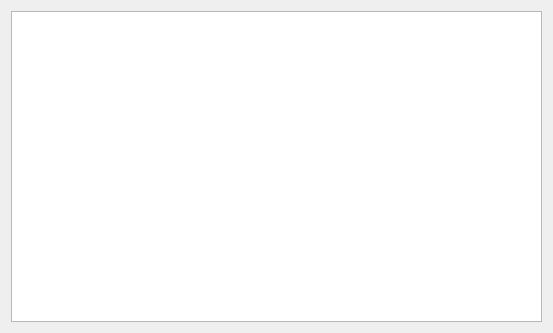
<?xml version="1.0" encoding="UTF-8"?>
<ui version="4.0">
 <class>KateSessionConfig</class>
 <widget class="QWidget" name="KateSessionConfig">
  <property name="geometry">
   <rect>
    <x>0</x>
    <y>0</y>
    <width>553</width>
    <height>333</height>
   </rect>
  </property>
  <property name="sizePolicy">
   <sizepolicy hsizetype="Expanding" vsizetype="Expanding">
    <horstretch>0</horstretch>
    <verstretch>0</verstretch>
   </sizepolicy>
  </property>
  <layout class="QHBoxLayout" name="horizontalLayout_2">
   <item>
    <layout class="QHBoxLayout" name="horizontalLayout">
     <item>
      <layout class="QVBoxLayout" name="verticalLayout_3">
       <item>
        <widget class="QListWidget" name="itemList">
         <property name="selectionMode">
          <enum>QAbstractItemView::ExtendedSelection</enum>
         </property>
        </widget>
       </item>
      </layout>
     </item>
    </layout>
   </item>
  </layout>
 </widget>
 <resources/>
 <connections/>
</ui>
